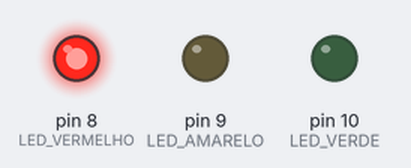
Recording of a sketch running on a simulated Arduino Uno, built with avr-gcc and run on an emulated ATmega328P. Shown: output pins drawn as LEDs (lit = HIGH).

Above: at 0.5 s.
At 10.5 s:
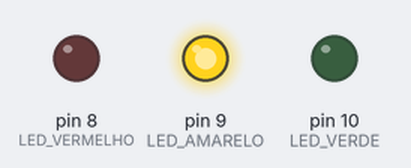
At 22.5 s:
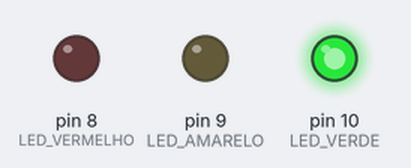
At 45.5 s:
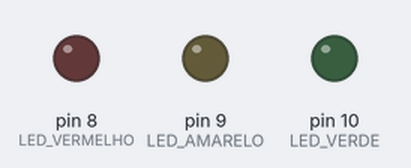
Timing chart, 0 to 46.8 s (numbered marks = the images above):
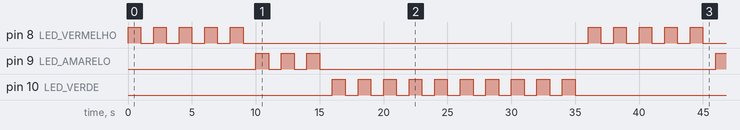

The sketch:

semaforo31.ino
```cpp
/*
 * Author: Edvonaldo Horácio (edvonaldo.santos@ifal.edu.br)
 * Data: 25/06/2025
 * Descrição: Este programa é a implementação de um semáforo
 * usando Arduino UNO
*/

#define TEMPO_ON_VERMELHO 500
#define TEMPO_OFF_VERMELHO 250
#define TEMPO_ON_AMARELO 800
#define TEMPO_OFF_AMARELO 400
#define TEMPO_ON_VERDE 600
#define TEMPO_OFF_VERDE 300


#define LED_VERMELHO 8// Definindo LED_VERMELHO como 8
#define LED_AMARELO 9// Definindo LED_AMARELO como 9
#define LED_VERDE 10// Definindo LED_VERDE como 10

/**!
 * @apresentacao Esta função faz um LED piscar
 * um determinado número de vezes
 *
 * @parametro pinoLed: um inteiro que recebe o valor do pino do led
 * @parametro qtdeDeVezes: um inteiro que recebe a quantidade de vezes que o led vai piscar
 * @retval
 */
void piscarLed(int pinoLed, int qtdeDeVezes)
{
  for(int i = 0; i < qtdeDeVezes; ++i)
  {
    digitalWrite(pinoLed, HIGH);
    delay(1000);
    digitalWrite(pinoLed, LOW);
    delay(1000);
  }
}


void setup()
{
  pinMode(LED_VERMELHO, OUTPUT);// Led vermelho
  pinMode(LED_AMARELO, OUTPUT);// Led amarelo
  pinMode(LED_VERDE, OUTPUT);// Led verde
}

void loop()
{
  piscarLed(LED_VERMELHO, 5);
  piscarLed(LED_AMARELO, 3);
  piscarLed(LED_VERDE, 10);
}
```

Measured:
- by itself, pin 8 (LED_VERMELHO): repeats every 36.0 s: 4 × (LOW 1.0 s, HIGH 1.0 s), LOW 27.0 s, HIGH 1.0 s
- by itself, pin 9 (LED_AMARELO): repeats every 36.0 s: 2 × (LOW 1.0 s, HIGH 1.0 s), LOW 31.0 s, HIGH 1.0 s
- by itself, pin 10 (LED_VERDE): repeats every 36.0 s: 9 × (LOW 1.0 s, HIGH 1.0 s), LOW 17.0 s, HIGH 1.0 s
